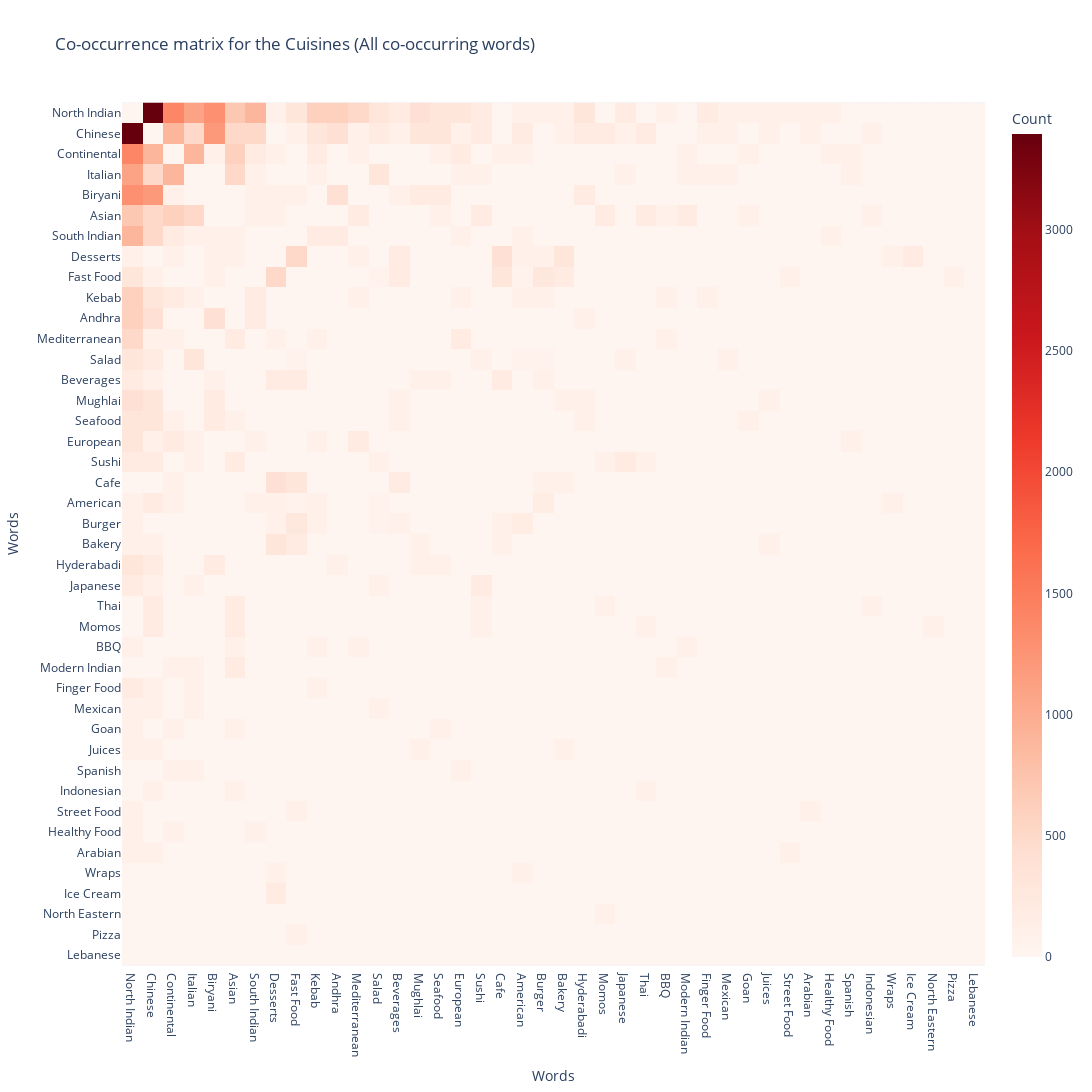

The notebook cell saved with this chart:
### Code cell
fig = px.imshow(cuisines_cooccurrence_window.iloc[:, :], color_continuous_scale='reds', 
                labels=dict(x="Words", y="Words", color="Count"),
                title="Co-occurrence matrix for the Cuisines (All co-occurring words)", 
                width=1200, height=1200)

fig.show()

### Figure 1 — Plotly figure (JSON) as saved in the notebook; plotly's stock layout.template omitted (floating-point values rounded to 4 significant figures; data arrays with more than 128 entries replaced by an {"elided": "..."} marker saying what was removed)
{"data": [{"coloraxis": "coloraxis", "hovertemplate": "Words: %{x}<br>Words: %{y}<br>Count: %{z}<extra></extra>", "name": "0", "type": "heatmap", "x": ["North Indian", "Chinese", "Continental", "Italian", "Biryani", "Asian", "South Indian", "Desserts", "Fast Food", "Kebab", "Andhra", "Mediterranean", "Salad", "Beverages", "Mughlai", "Seafood", "European", "Sushi", "Cafe", "American", "Burger", "Bakery", "Hyderabadi", "Momos", "Japanese", "Thai", "BBQ", "Modern Indian", "Finger Food", "Mexican", "Goan", "Juices", "Street Food", "Arabian", "Healthy Food", "Spanish", "Indonesian", "Wraps", "Ice Cream", "North Eastern", "Pizza", "Lebanese"], "xaxis": "x", "y": ["North Indian", "Chinese", "Continental", "Italian", "Biryani", "Asian", "South Indian", "Desserts", "Fast Food", "Kebab", "Andhra", "Mediterranean", "Salad", "Beverages", "Mughlai", "Seafood", "European", "Sushi", "Cafe", "American", "Burger", "Bakery", "Hyderabadi", "Japanese", "Thai", "Momos", "BBQ", "Modern Indian", "Finger Food", "Mexican", "Goan", "Juices", "Spanish", "Indonesian", "Street Food", "Healthy Food", "Arabian", "Wraps", "Ice Cream", "North Eastern", "Pizza", "Lebanese"], "yaxis": "y", "z": {"elided": "42x42 int values"}}], "layout": {"coloraxis": {"colorbar": {"title": {"text": "Count"}}, "colorscale": [[0, "rgb(255,245,240)"], [0.125, "rgb(254,224,210)"], [0.25, "rgb(252,187,161)"], [0.375, "rgb(252,146,114)"], [0.5, "rgb(251,106,74)"], [0.625, "rgb(239,59,44)"], [0.75, "rgb(203,24,29)"], [0.875, "rgb(165,15,21)"], [1, "rgb(103,0,13)"]]}, "height": 1200, "title": {"text": "Co-occurrence matrix for the Cuisines (All co-occurring words)"}, "width": 1200, "xaxis": {"anchor": "y", "constrain": "domain", "domain": [0, 1], "scaleanchor": "y", "title": {"text": "Words"}}, "yaxis": {"anchor": "x", "autorange": "reversed", "constrain": "domain", "domain": [0, 1], "title": {"text": "Words"}}}}
